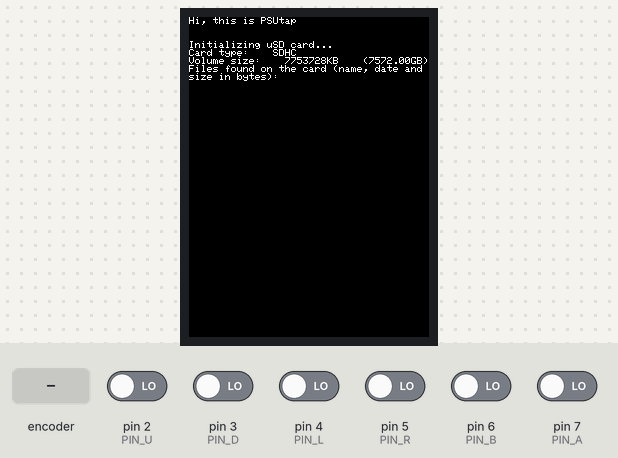
Bench run of a sketch on a simulated Arduino Uno, built with avr-gcc and run on an emulated ATmega328P. On the bench: 240×320 colour display. The test bench sets the inputs (shaded band); at power-on: pin 2 (PIN_U), pin 3 (PIN_D), pin 4 (PIN_L), pin 5 (PIN_R), pin 6 (PIN_B), pin 7 (PIN_A) LOW. Storage starts empty; what the sketch prints to the serial monitor is not drawn.

Above: at 1.4 s.
1.5 s: rotary encoder on pin 7 (PIN_A) / pin 6 (PIN_B) turned 1 step (first pin leading)
At 1.94 s:
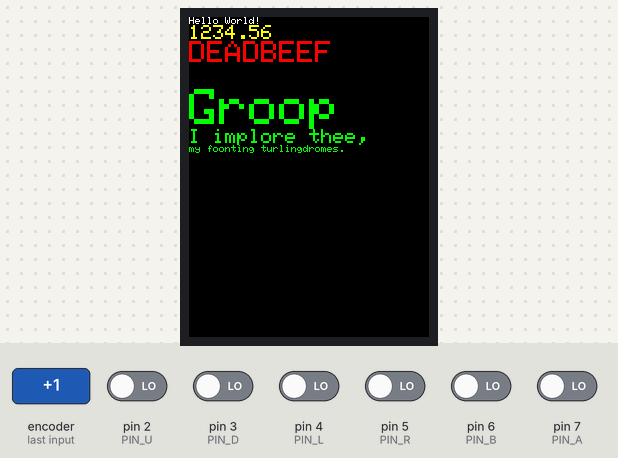

The sketch:

tap.ino
```cpp
#include <SPI.h>
#include <Adafruit_GFX.h>
#include <Adafruit_ILI9341.h>
#include <SD.h>

//* buttons
#define PIN_U 2 // PD2 = D2
#define PIN_D 3 // PD3 = D3
#define PIN_L 4 // PD4 = D4
#define PIN_R 5 // PD5 = D5
#define PIN_A 7 // PD7 = D7
#define PIN_B 6 // PD6 = D6

enum button { U, D, L, R, A, B };
bool button_state[6];

//* SPI
#define PIN_MOSI 11 // PB3 = D11
#define PIN_MISO 12 // PB4 = D12
#define PIN_SCLK 13 // PB5 = D13
#define PIN_SS_ADC 9 // PB1 = D9
#define PIN_SS_DISP A0 // PC0 = A0
#define PIN_SS_USD 10 // PB2 = D10
#define PIN_DISP_DC A1 // PC1 = A1
//#define PIN_DISP_RST 0 // no display reset pin assigned
//* SPI slave select states
bool state_SS_ADC = 1;
bool state_SS_disp = 1;
bool state_SS_uSD = 1;

//* display declaration
Adafruit_ILI9341 disp = Adafruit_ILI9341(PIN_SS_DISP, PIN_DISP_DC, PIN_MOSI, PIN_SCLK); //_RST and _MISO pins not specified (fallback = -1)

//* uSD card declaration
Sd2Card card;
SdVolume volume;
SdFile root;
uint32_t volume_size;
bool uSD_present = 1;

//* display diagnostics
//* see https://www.newhavendisplay.com/app_notes/ILI9341.pdf
#define DISP_PWR_MODE disp.readcommand8(ILI9341_RDMODE) //idle, sleep, normal, on/off
#define DISP_MADCTL_MODE disp.readcommand8(ILI9341_RDMADCTL) //display print direction, refresh direction
#define DISP_PXL_FORMAT disp.readcommand8(ILI9341_RDPIXFMT) //bpp
#define DISP_IMG_FORMAT disp.readcommand8(ILI9341_RDIMGFMT) //gamma
#define DISP_SELF_DIAG disp.readcommand8(ILI9341_RDSELFDIAG)

unsigned long dispDiag() {
    Serial.print("Display Power Mode: 0x"); Serial.println(DISP_PWR_MODE, HEX);
    Serial.print("MADCTL Mode: 0x"); Serial.println(DISP_MADCTL_MODE, HEX);
    Serial.print("Pixel Format: 0x"); Serial.println(DISP_PXL_FORMAT, HEX);
    Serial.print("Image Format: 0x"); Serial.println(DISP_IMG_FORMAT, HEX);
    Serial.print("Self Diagnostic: 0x"); Serial.println(DISP_SELF_DIAG, HEX);
}

//* display test text
unsigned long dispTestText() {
    disp.fillScreen(ILI9341_BLACK);
    unsigned long start = micros();
    disp.setCursor(0, 0);
    disp.setTextColor(ILI9341_WHITE);  disp.setTextSize(1);
    disp.println("Hello World!");
    disp.setTextColor(ILI9341_YELLOW); disp.setTextSize(2);
    disp.println(1234.56);
    disp.setTextColor(ILI9341_RED);    disp.setTextSize(3);
    disp.println(0xDEADBEEF, HEX);
    disp.println();
    disp.setTextColor(ILI9341_GREEN);
    disp.setTextSize(5);
    disp.println("Groop");
    disp.setTextSize(2);
    disp.println("I implore thee,");
    disp.setTextSize(1);
    disp.println("my foonting turlingdromes.");
    return micros() - start;
}

void setup() {
    //* buttons
    pinMode(PIN_U, INPUT);
    pinMode(PIN_D, INPUT);
    pinMode(PIN_L, INPUT);
    pinMode(PIN_R, INPUT);
    pinMode(PIN_A, INPUT);
    pinMode(PIN_B, INPUT);

    //* SPI
    Serial.begin(9600);
    Serial.println("Hi PC, this is ATMega :)");
    disp.begin();

    //* display initial conditions
    disp.fillScreen(ILI9341_BLACK);
    disp.setCursor(0, 0);
    disp.setTextColor(ILI9341_WHITE);  disp.setTextSize(1);
    disp.println("Hi, this is PSUtap\n");

    //* uSD card
    disp.print("\nInitializing uSD card...");
    if(!SD.begin(PIN_SS_USD)) {
        Serial.println("\nCard initialization failed, or card not present");
        uSD_present = 0;
    } else {
        Serial.println("\nCard initialized");

        //* type
        disp.print("\nCard type:    ");
        switch (card.type()) {
        case SD_CARD_TYPE_SD1: disp.print("SD1"); break;
        case SD_CARD_TYPE_SD2: disp.print("SD2"); break;
        case SD_CARD_TYPE_SDHC: disp.print("SDHC"); break;
        default: disp.print("Unknown"); break;
        }
        //* find FAT volume
        if(!volume.init(card)) {
            disp.println("\nCould not find FAT16/FAT32 volume.\nMake sure you've formatted the card");
        } else {
            //* first FAT volume info
            volume_size = volume.blocksPerCluster(); // collection of blocks
            volume_size *= volume.clusterCount();
            volume_size /= 2; // block = 512B <==> 2 blocks = 1KB
            disp.print("\nVolume size:    ");
            disp.print(volume_size);
            disp.print("KB    (");
            disp.print((float)volume_size/1024.0);
            disp.print("GB)");
            disp.print("\nFiles found on the card (name, date and size in bytes):");
            root.openRoot(volume);
            root.ls(LS_R | LS_DATE | LS_SIZE);
            root.close();
        }
    }

    disp.print("\n");

}

void loop() {
    //* read buttons
    button_state[U] = digitalRead(PIN_U);
    button_state[D] = digitalRead(PIN_D);
    button_state[L] = digitalRead(PIN_L);
    button_state[R] = digitalRead(PIN_R);
    button_state[A] = digitalRead(PIN_A);
    button_state[B] = digitalRead(PIN_B);


    //* buttons press check
    if(button_state[U] == 1) { disp.println("U"); delay(100); };
    if(button_state[D] == 1) { disp.println("D"); delay(100); };
    if(button_state[L] == 1) { disp.println("L"); delay(100); };
    if(button_state[R] == 1) { disp.println("R"); delay(100); };
    if(button_state[A] == 1) { dispTestText(); delay(100); };
    if(button_state[B] == 1) { dispDiag(); delay(100); };

}
```

Measured:
- after the input at 1.5 s, the display: first changes after 0.05 s (image 1 shows a later state)
